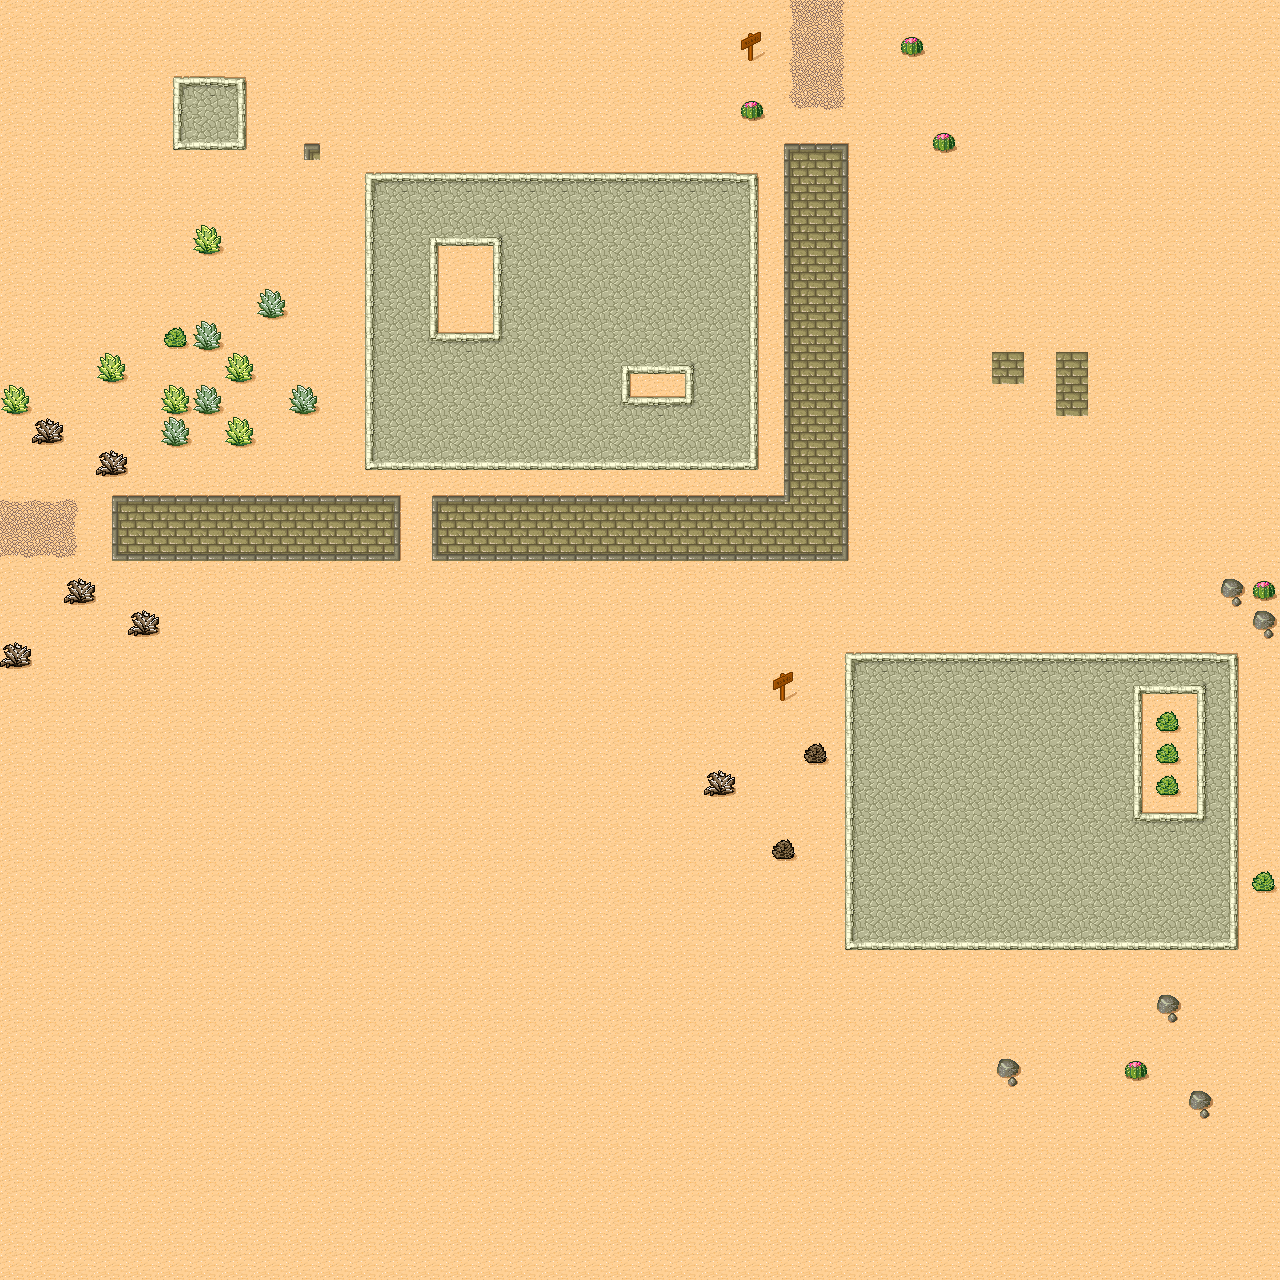

Tiled map render using the project's own tile images. Description and the whole map definition, tile-layer contents included, below:
An orthogonal 40x40 tile map with 32x32 px tiles, 1 tile layer (Ground).

<map version="1.0" orientation="orthogonal" width="40" height="40" tilewidth="32" tileheight="32">
 <tileset firstgid="1" name="Desert" tilewidth="32" tileheight="32" spacing="1" margin="1">
  <image source="tmw_desert_spacing.png" width="265" height="199" />
  <tile id="0">
   <properties>
    <property name="something here" value="true" />
   </properties>
  </tile>
  <tile id="4">
   <properties>
    <property name="moar" value="1.0" />
   </properties>
  </tile>
  <tile id="45">
   <properties>
    <property name="prop1" value="1.0" />
    <property name="prop2" value="2.0" />
    <property name="prop3null" value="" />
   </properties>
  </tile>
  <tile id="47">
   <properties>
    <property name="last" value="" />
   </properties>
  </tile>
 </tileset>
 <layer name="Ground" width="40" height="40">
  <data encoding="csv">
30,30,30,30,30,30,30,30,30,30,30,30,30,30,30,30,30,30,30,30,30,30,30,30,14,15,16,30,30,30,30,30,30,30,30,30,30,30,30,30,
30,30,30,30,30,30,30,30,30,30,30,30,30,30,30,30,30,30,30,30,30,30,30,46,14,15,16,30,31,30,30,30,30,30,30,30,30,30,30,30,
30,30,30,30,30,25,26,27,30,30,30,30,30,30,30,30,30,30,30,30,30,30,30,30,14,15,16,30,30,30,30,30,30,30,30,30,30,30,30,30,
30,30,30,30,30,33,34,35,30,30,30,30,30,30,30,30,30,30,30,30,30,30,30,31,22,23,24,30,30,30,30,30,30,30,30,30,30,30,30,30,
30,30,30,30,30,41,42,43,30,1,30,30,30,30,30,30,30,30,30,30,30,30,30,30,1,2,3,30,30,31,30,30,30,30,30,30,30,30,30,30,
30,30,30,30,30,30,30,30,30,30,30,25,26,26,26,26,26,26,26,26,26,26,26,27,9,10,11,30,30,30,30,30,30,30,30,30,30,30,30,30,
30,30,30,30,30,30,30,30,30,30,30,33,34,34,34,34,34,34,34,34,34,34,34,35,9,10,11,30,30,30,30,30,30,30,30,30,30,30,30,30,
30,30,30,30,30,30,40,30,30,30,30,33,34,36,42,37,34,34,34,34,34,34,34,35,9,10,11,30,30,30,30,30,30,30,30,30,30,30,30,30,
30,30,30,30,30,30,30,30,30,30,30,33,34,35,30,33,34,34,34,34,34,34,34,35,9,10,11,30,30,30,30,30,30,30,30,30,30,30,30,30,
30,30,30,30,30,30,30,30,38,30,30,33,34,35,30,33,34,34,34,34,34,34,34,35,9,10,11,30,30,30,30,30,30,30,30,30,30,30,30,30,
30,30,30,30,30,48,38,30,30,30,30,33,34,44,26,45,34,34,34,34,34,34,34,35,9,10,11,30,30,30,30,30,30,30,30,30,30,30,30,30,
30,30,30,40,30,30,30,40,30,30,30,33,34,34,34,34,34,34,34,36,42,37,34,35,9,10,11,30,30,30,30,10,30,10,30,30,30,30,30,30,
40,30,30,30,30,40,38,30,30,38,30,33,34,34,34,34,34,34,34,44,26,45,34,35,9,10,11,30,30,30,30,30,30,10,30,30,30,30,30,30,
30,39,30,30,30,38,30,40,30,30,30,33,34,34,34,34,34,34,34,34,34,34,34,35,9,10,11,30,30,30,30,30,30,30,30,30,30,30,30,30,
30,30,30,39,30,30,30,30,30,30,30,41,42,42,42,42,42,42,42,42,42,42,42,43,9,10,11,30,30,30,30,30,30,30,30,30,30,30,30,30,
7,7,8,1,2,2,2,2,2,2,2,2,3,1,2,2,2,2,2,2,2,2,2,2,29,10,11,30,30,30,30,30,30,30,30,30,30,30,30,30,
15,15,16,9,10,10,10,10,10,10,10,10,11,9,10,10,10,10,10,10,10,10,10,10,10,10,11,30,30,30,30,30,30,30,30,30,30,30,30,30,
23,23,24,17,18,18,18,18,18,18,18,18,19,17,18,18,18,18,18,18,18,18,18,18,18,18,19,30,30,30,30,30,30,30,30,30,30,30,30,30,
30,30,39,30,30,30,30,30,30,30,30,30,30,30,30,30,30,30,30,30,30,30,30,30,30,30,30,30,30,30,30,30,30,30,30,30,30,30,32,31,
30,30,30,30,39,30,30,30,30,30,30,30,30,30,30,30,30,30,30,30,30,30,30,30,30,30,30,30,30,30,30,30,30,30,30,30,30,30,30,32,
39,30,30,30,30,30,30,30,30,30,30,30,30,30,30,30,30,30,30,30,30,30,30,30,30,30,25,26,26,26,26,26,26,26,26,26,26,26,27,30,
30,30,30,30,30,30,30,30,30,30,30,30,30,30,30,30,30,30,30,30,30,30,30,30,46,30,33,34,34,34,34,34,34,34,34,36,42,37,35,30,
30,30,30,30,30,30,30,30,30,30,30,30,30,30,30,30,30,30,30,30,30,30,30,30,30,30,33,34,34,34,34,34,34,34,34,35,48,33,35,30,
30,30,30,30,30,30,30,30,30,30,30,30,30,30,30,30,30,30,30,30,30,30,30,30,30,47,33,34,34,34,34,34,34,34,34,35,48,33,35,30,
30,30,30,30,30,30,30,30,30,30,30,30,30,30,30,30,30,30,30,30,30,30,39,30,30,30,33,34,34,34,34,34,34,34,34,35,48,33,35,30,
30,30,30,30,30,30,30,30,30,30,30,30,30,30,30,30,30,30,30,30,30,30,30,30,30,30,33,34,34,34,34,34,34,34,34,44,26,45,35,30,
30,30,30,30,30,30,30,30,30,30,30,30,30,30,30,30,30,30,30,30,30,30,30,30,47,30,33,34,34,34,34,34,34,34,34,34,34,34,35,30,
30,30,30,30,30,30,30,30,30,30,30,30,30,30,30,30,30,30,30,30,30,30,30,30,30,30,33,34,34,34,34,34,34,34,34,34,34,34,35,48,
30,30,30,30,30,30,30,30,30,30,30,30,30,30,30,30,30,30,30,30,30,30,30,30,30,30,33,34,34,34,34,34,34,34,34,34,34,34,35,30,
30,30,30,30,30,30,30,30,30,30,30,30,30,30,30,30,30,30,30,30,30,30,30,30,30,30,41,42,42,42,42,42,42,42,42,42,42,42,43,30,
30,30,30,30,30,30,30,30,30,30,30,30,30,30,30,30,30,30,30,30,30,30,30,30,30,30,30,30,30,30,30,30,30,30,30,30,30,30,30,30,
30,30,30,30,30,30,30,30,30,30,30,30,30,30,30,30,30,30,30,30,30,30,30,30,30,30,30,30,30,30,30,30,30,30,30,30,32,30,30,30,
30,30,30,30,30,30,30,30,30,30,30,30,30,30,30,30,30,30,30,30,30,30,30,30,30,30,30,30,30,30,30,30,30,30,30,30,30,30,30,30,
30,30,30,30,30,30,30,30,30,30,30,30,30,30,30,30,30,30,30,30,30,30,30,30,30,30,30,30,30,30,30,32,30,30,30,31,30,30,30,30,
30,30,30,30,30,30,30,30,30,30,30,30,30,30,30,30,30,30,30,30,30,30,30,30,30,30,30,30,30,30,30,30,30,30,30,30,30,32,30,30,
30,30,30,30,30,30,30,30,30,30,30,30,30,30,30,30,30,30,30,30,30,30,30,30,30,30,30,30,30,30,30,30,30,30,30,30,30,30,30,30,
30,30,30,30,30,30,30,30,30,30,30,30,30,30,30,30,30,30,30,30,30,30,30,30,30,30,30,30,30,30,30,30,30,30,30,30,30,30,30,30,
30,30,30,30,30,30,30,30,30,30,30,30,30,30,30,30,30,30,30,30,30,30,30,30,30,30,30,30,30,30,30,30,30,30,30,30,30,30,30,30,
30,30,30,30,30,30,30,30,30,30,30,30,30,30,30,30,30,30,30,30,30,30,30,30,30,30,30,30,30,30,30,30,30,30,30,30,30,30,30,30,
30,30,30,30,30,30,30,30,30,30,30,30,30,30,30,30,30,30,30,30,30,30,30,30,30,30,30,30,30,30,30,30,30,30,30,30,30,30,30,30
</data>
 </layer>
</map>
